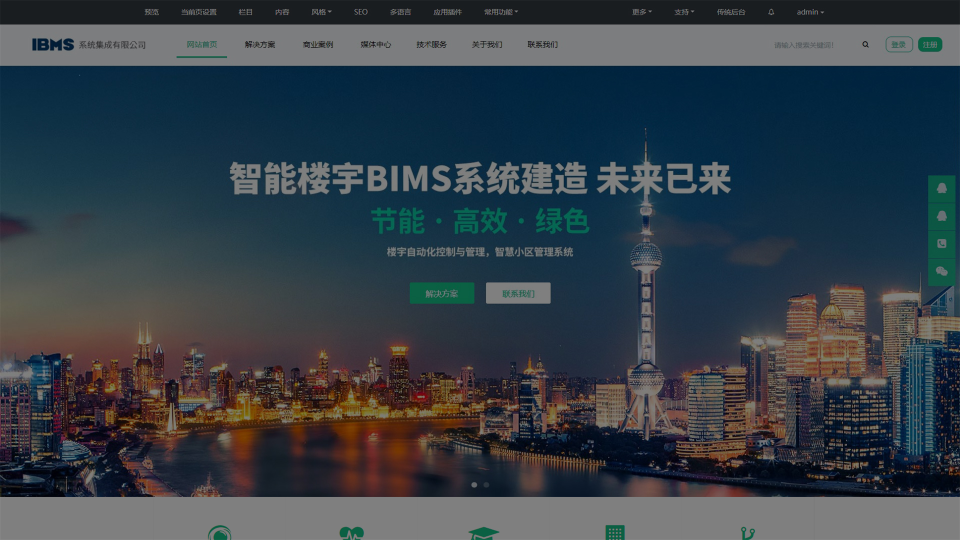
#> input picture app/system/ui_set/admin/templates/images/guide-bg.jpg, 1920 x 1080 px (shown at 1/2 size)
$ python create_favicon.py ../app/system/ui_set/admin/templates/images/guide-bg.jpg out.png
#> lines starting #> are read from the running program, lines starting #| are printed output that depends on the picture
#!/usr/bin/env python3
# -*- coding: utf-8 -*-
"""
英语陪跑GO - Favicon 生成器
将PNG图片转换为favicon.ico，自动去除黑色背景

用法：
  python3 create_favicon.py <input.png> [output.ico]
  python3 create_favicon.py /path/to/logo.png        # 输出为favicon.ico
  python3 create_favicon.py /path/to/logo.png my-icon.ico
"""

import sys
from PIL import Image
from io import BytesIO

def remove_black_background(image_path, black_threshold=30):
    """
    从图片中去除黑色背景，转为透明

    Args:
        image_path: 输入图片路径
        black_threshold: 黑色阈值（RGB值小于此值认为是黑色）

    Returns:
        PIL Image 对象
    """
#> called with black_threshold = 30
    try:
        # 打开图片
        img = Image.open(image_path)
#> img is the input picture: PIL image 1920x1080 RGB; mean R, G, B 53.5, 63.6, 72
        print('✓ 图片已加载: {}x{}'.format(img.width, img.height))
#| ✓ 图片已加载: 1920x1080

        # 转换为RGBA（支持透明）
        if img.mode != 'RGBA':
            img = img.convert('RGBA')
#> img: PIL image 1920x1080 RGBA

        # 获取像素数据
        data = img.getdata()

        # 处理每个像素
        new_data = []
        black_count = 0

        for item in data:
            # 支持RGB和RGBA
            if len(item) == 4:
                r, g, b, a = item
            else:
                r, g, b = item[:3]
                a = 255

            # 检查是否为黑色或深色
            if r < black_threshold and g < black_threshold and b < black_threshold:
                # 转为透明
                new_data.append((r, g, b, 0))
                black_count += 1
            else:
                # 保持原样
                new_data.append((r, g, b, a))
#> this loop made 2073600 passes
#> (item, r, g, b) on passes 1 to 12: ((43, 47, 50, 255), 43, 47, 50), ((32, 36, 39, 255), 32, 36, 39), ((34, 38, 41, 255), 34, 38, 41), ((35, 39, 42, 255), 35, 39, 42), ((34, 38, 41, 255), 34, 38, 41), ((34, 38, 41, 255), 34, 38, 41), ((34, 38, 41, 255), 34, 38, 41), ((34, 38, 41, 255), 34, 38, 41), ((35, 39, 42, 255), 35, 39, 42), ((35, 39, 42, 255), 35, 39, 42), ((35, 39, 42, 255), 35, 39, 42), ((35, 39, 42, 255), 35, 39, 42)
#> (r, g, b) on passes 61 to 66: (35, 39, 42), (35, 39, 42), (35, 39, 42), (35, 39, 42), (35, 39, 42), (35, 39, 42)
#> after the loop, black_count = 56113; new_data = 2073600 items

        img.putdata(new_data)
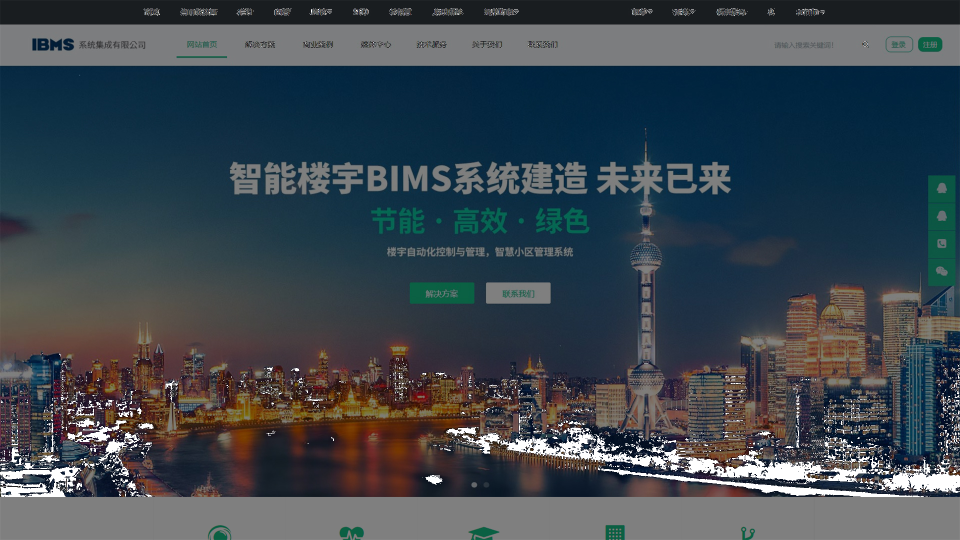
#> img: PIL image 1920x1080 RGBA (shown at 1/2 size); mean R, G, B, A 53.5, 63.6, 72, 248.1; transparent parts drawn white
        print('✓ 已移除 {} 个黑色像素，转为透明'.format(black_count))
#| ✓ 已移除 56113 个黑色像素，转为透明

        return img

    except Exception as e:
        print('✗ 处理失败: {}'.format(e))
        return None


def create_favicon(image, output_path='favicon.ico'):
    """
    创建favicon.ico

    Args:
        image: PIL Image 对象
        output_path: 输出路径
    """
#> called with output_path = 'out.png'
    try:
        # favicon 通常是 16x16, 32x32, 64x64 的组合
        # 为了最佳兼容性，创建多个尺寸

        sizes = [(16, 16), (32, 32), (64, 64)]
        icons = []

        for size in sizes:
            # 调整大小
            resized = image.resize(size, Image.Resampling.LANCZOS)
            icons.append(resized)
#> this loop made 3 passes
#> pass 1, in create_favicon, `resized = image.resize(size, Image.Resampling.LANCZOS)`:
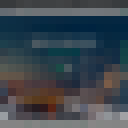
#> resized: PIL image 16x16 RGBA (shown 8 times larger); mean R, G, B, A 55.3, 65.1, 73.5, 247.7; transparent parts drawn white
#> pass 2, in create_favicon, `resized = image.resize(size, Image.Resampling.LANCZOS)`:
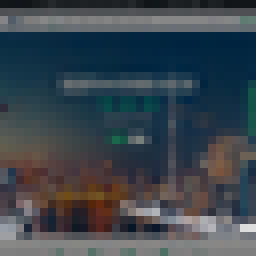
#> resized: PIL image 32x32 RGBA (shown 8 times larger); mean R, G, B, A 54.3, 64.3, 72.6, 247.8; transparent parts drawn white
#> pass 3, in create_favicon, `resized = image.resize(size, Image.Resampling.LANCZOS)`:
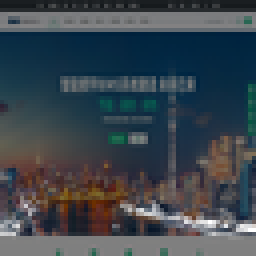
#> resized: PIL image 64x64 RGBA (shown 4 times larger); mean R, G, B, A 54.3, 64.2, 72.6, 247.9; transparent parts drawn white
#> after the loop, icons = 3 items

        # 保存为ICO（多尺寸）
        icons[0].save(output_path, sizes=[(16, 16), (32, 32), (64, 64)])

        print('✓ 已创建favicon: {}'.format(output_path))
        print('  - 包含尺寸: 16x16, 32x32, 64x64')
        return True

    except Exception as e:
        print('✗ 创建失败: {}'.format(e))
        return False


def main():
    if len(sys.argv) < 2:
        print('用法: python3 create_favicon.py <input.png> [output.ico]')
        print('示例: python3 create_favicon.py logo.png')
        print('      python3 create_favicon.py logo.png my-favicon.ico')
        sys.exit(1)

    input_path = sys.argv[1]
    output_path = sys.argv[2] if len(sys.argv) > 2 else 'favicon.ico'

    print('='*60)
    print('Favicon 生成器')
    print('='*60)
    print('输入: {}'.format(input_path))
    print('输出: {}'.format(output_path))
    print('-'*60)

    # 移除黑色背景
    img = remove_black_background(input_path)
    if not img:
        sys.exit(1)

    # 创建favicon
    if create_favicon(img, output_path):
        print('-'*60)
        print('✓ Favicon 创建成功！')
        print('现在可以上传到服务器根目录')
        print('='*60)
    else:
        sys.exit(1)


if __name__ == '__main__':
    main()
